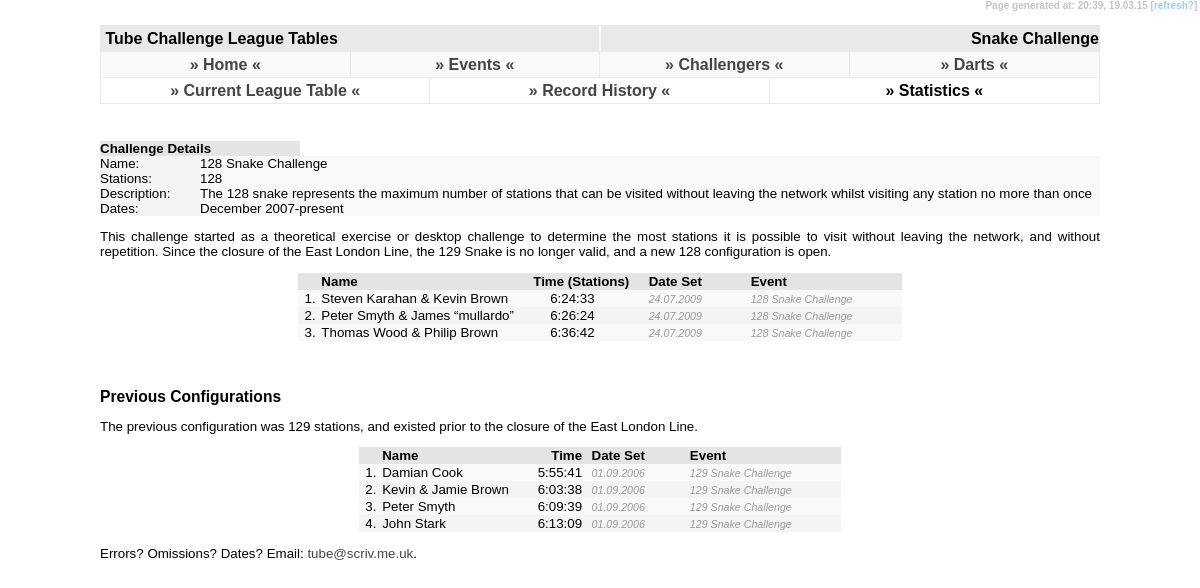
The app's page /snake/league/index.php with its own data.
### tables this page shows
CREATE TABLE IF NOT EXISTS `tc_challenge` (
  `tc_challenge` char(3) NOT NULL,
  `tc_short_name` varchar(15) NOT NULL,
  `tc_challenge_name` varchar(255) NOT NULL,
  `tc_station_count` int(4) NOT NULL DEFAULT '0',
  `tc_description` varchar(255) NOT NULL,
  `tc_extra_details` text NOT NULL,
  `tc_dates` varchar(255) NOT NULL,
  `tc_order` int(11) DEFAULT NULL,
  `tc_uri` varchar(32) NOT NULL,
  PRIMARY KEY (`tc_challenge`)
);

CREATE TABLE IF NOT EXISTS `tc_data` (
  `tc_challenge` varchar(3) NOT NULL DEFAULT '',
  `tc_name` varchar(255) NOT NULL DEFAULT '',
  `tc_hours` tinyint(2) NOT NULL DEFAULT '0',
  `tc_mins` tinyint(2) NOT NULL DEFAULT '0',
  `tc_sec` tinyint(2) NOT NULL DEFAULT '0',
  `tc_event` varchar(255) DEFAULT NULL,
  `tc_date` date DEFAULT NULL,
  `tc_fn_station_count` smallint(4) DEFAULT NULL,
  `tc_fn274_excluded_station` varchar(3) DEFAULT NULL,
  `tc_fn_gwr` char(1) DEFAULT NULL,
  `tc_uid` int(4) NOT NULL AUTO_INCREMENT,
  `tc_pending_yn` char(1) NOT NULL DEFAULT 'N',
  `tc_upd_id` varchar(3) NOT NULL DEFAULT '',
  `tc_upd_date` timestamp NOT NULL DEFAULT CURRENT_TIMESTAMP ON UPDATE CURRENT_TIMESTAMP,
  PRIMARY KEY (`tc_uid`)
);

### snake/league/index.php (the view, shortened to what this page needs)
<!DOCTYPE html PUBLIC "-//W3C//DTD XHTML 1.0 Strict//EN" "http://www.w3.org/TR/xhtml1/DTD/xhtml1-strict.dtd">
<html xmlns="http://www.w3.org/1999/xhtml" xml:lang="en">
<head>
  <link rel="stylesheet" title="Default" type="text/css" href="../../default.css" />
</head>
<body><div id="temps">Page generated at: <?php echo date("H:i"); ?>,&nbsp;<?php echo date("d.m.y"); ?>&nbsp;[<a class="text" href="javascript:location.reload()">refresh?</a>]&nbsp;</div>
<div id="header1">&nbsp;Tube Challenge League Tables</div>
<div id="header2">&nbsp;Snake Challenge</div>
<?php
	include('../../menu.php');
	include('../../submenu.php');
?>
<div id="content">
	<h3>&nbsp;</h3>
			<table width="100%" border="0" cellpadding="0" cellspacing="0">
				<tr>
					<td class="newshead" colspan="2"><b>Challenge Details</b></td>
					<td>&nbsp;</td>
				</tr>
					<?php
					$query = "SELECT * FROM tc_challenge WHERE tc_challenge = '128'";
					$moo = mysql_query($query) or die("Select Failed! [501]");
					$details = mysql_fetch_array($moo)
					?>
				<tr>
					<td class="row2" width="100">Name:</td>
					<td class="row1" colspan="2"><?php echo $details['tc_challenge_name']; ?></td>
				</tr>
				<tr>
					<td class="row2">Stations:</td>
					<td class="row1" width="100"><?php if($details['tc_station_count'] > 0){ echo $details['tc_station_count']; } else { ?>n/a<?php } ?></td>
					<td class="row1">&nbsp;</td>
				</tr>
				<tr>
					<td class="row2">Description:</td>
					<td class="row1" colspan="2"><?php echo $details['tc_description']; ?></td>
				</tr>
				<tr>
					<td class="row2">Dates:</td>
					<td class="row1" colspan="2"><?php echo $details['tc_dates']; ?></td>
				</tr>
			</table>
<p>This challenge started as a theoretical exercise or desktop challenge to determine the most stations it is possible to visit without leaving the network, and without repetition. Since the closure of the East London Line, the 129 Snake is no longer valid, and a new 128 configuration is open.</p>
<table align="center" border="0" cellpadding="1" cellspacing="0">
				<tr class="newshead">
					<td width="20"></td>
					<td>Name</td>
					<td colspan="2" align="center">Time (Stations)&nbsp;</td>
					<td width="100">Date Set</td>
					<td width="150">Event</td>
				</tr>
				<?php
					$query = "SELECT * FROM tc_data WHERE tc_challenge = '128' AND tc_fn_station_count is null ORDER BY tc_hours, tc_mins, tc_sec";
					$fnc = mysql_query($query) or die("Select Failed! [302]");
					$fncpos = 0;
					while ($fncdata = mysql_fetch_array($fnc)) {
						$fncpos++; ?>
				<tr class="row<?php if($fncpos%2 != 0){ echo "1"; } else { echo "2"; } if($fncdata['tc_date']){if($now - date("U", strtotime($fncdata['tc_date'])) < 2419200){ ?>" style="color: #0000FF<?php }} ?>">
					<td align="right"><?php echo $fncpos; ?>.&nbsp;</td>
					<td><?php echo $fncdata['tc_name']; ?>&nbsp;</td>
					<td width="75" align="right">&nbsp;<?php echo $fncdata['tc_hours']; ?>:<?php if ($fncdata['tc_mins'] < 10){ ?>0<?php } echo $fncdata['tc_mins']; ?>:<?php if ($fncdata['tc_sec'] < 10){ ?>0<?php } echo $fncdata['tc_sec']; ?></td>
					<td width="50">&nbsp;</td>
					<td><i><?php if ($fncdata['tc_date']){ echo date("d.m.Y", strtotime($fncdata['tc_date']));} ?></i></td>
					<td><i><?php echo $fncdata['tc_event']; ?></i></td>
				</tr>
				<?php } if($fncpos > 1){ ?>
				<tr>
					<td colspan="6">&nbsp;</td>
				</tr><?php } $query = "SELECT * FROM tc_data WHERE tc_challenge = '128' AND tc_fn_station_count is not null ORDER BY tc_fn_station_count desc, tc_hours, tc_mins, tc_sec";
						$fncpos++; ?>
			</table><br />
<h3>Previous Configurations</h3>
<p>The previous configuration was 129 stations, and existed prior to the closure of the East London Line.</p>
			<table align="center" border="0" cellpadding="1" cellspacing="0">
				<tr class="newshead">
					<td width="20"></td>
					<td>Name</td>
					<td width="75" align="right">Time&nbsp;</td>
					<td width="100">&nbsp;Date Set</td>
					<td width="150">Event</td>
				</tr>
				<?php
					$query = "SELECT * FROM tc_data WHERE tc_challenge = '129' ORDER BY tc_hours, tc_mins, tc_sec";
					$fnc = mysql_query($query) or die("Select Failed! [302]");
					$fncpos = 0;
					while ($fncdata = mysql_fetch_array($fnc)) {
						$fncpos++; ?>
				<tr class="row<?php if($fncpos%2 != 0){ echo "1"; } else { echo "2"; } if($fncdata['tc_date']){if($now - date("U", strtotime($fncdata['tc_date'])) < 2419200){ ?>" style="color: #0000FF<?php }} ?>">
					<td align="right"><?php echo $fncpos; ?>.&nbsp;</td>
					<td><?php echo $fncdata['tc_name']; ?></td>
					<td align="right"><?php echo $fncdata['tc_hours']; ?>:<?php if ($fncdata['tc_mins'] < 10){ ?>0<?php } echo $fncdata['tc_mins']; ?>:<?php if ($fncdata['tc_sec'] < 10){ ?>0<?php } echo $fncdata['tc_sec']; ?>&nbsp;</td>
					<td>&nbsp;<i><?php if ($fncdata['tc_date']){ echo date("d.m.Y", strtotime($fncdata['tc_date']));} ?></i></td>
					<td><i><?php echo $fncdata['tc_event']; ?></i></td>
				</tr>
				<?php
				if($fncpos%10 == 0){ ?>
				<tr height="10">
					<td colspan="5">&nbsp;</td>
				</tr><?php } } ?>
			</table>
<p>Errors? Omissions? Dates? Email: <a href="mailto:tube@scriv.me.uk">tube&#64;scriv.me.uk</a>.</p>
</div>
</body>
</html>

### default.css (style rules this page uses)
body { padding: 0; margin: 0; font-family: Trebuchet MS, Arial, Verdana, Helvetica, Calibri, sans-serif; background-color: #fff; font-weight: bold; }
#header1 { position: absolute; height: 25px; border-right: solid 1px #f9f9f9; border-left: solid 1px #e9e9e9; border-top: solid 1px #e9e9e9; border-bottom: solid 1px #e9e9e9; left: 100px; right: 50%; top: 25px; background-color: #e9e9e9; line-height: 25px; vertical-align: middle; }
#header2 { position: absolute; height: 25px; border-left: solid 1px #f9f9f9; border-right: solid 1px #e9e9e9; border-top: solid 1px #e9e9e9; border-bottom: solid 1px #e9e9e9; left: 50%; right: 100px; top: 25px; background-color: #e9e9e9; border-width: 1px; line-height: 25px; vertical-align: middle; text-align: right; }
#content { position: absolute; left: 100px; right: 100px; top: 108px; font-weight: normal; font-size: 10pt; text-align: justify; }
#temps { text-align: right; color: #c4c4c4; font-size: 7.5pt; position: absolute; right: 0px; height: 15px; top: 0px; margin: 0px 0px; vertical-align: middle; background-color: #ffffff; }
.newshead { background-color: #e4e4e4; vertical-align: middle; font-weight: bold; }
.row1 { background-color: #f9f9f9; }
.row2 { background-color: #f4f4f4; }
i { font-size: 8pt; color: #999999; }
a:link { color: #444444; text-decoration: none; }
a.text:link { color: #99ccff; text-decoration: none; }
h3 { padding-top: 15px; margin: 0; }

### records on screen
tc_challenge: tc_challenge_name "128 Snake Challenge", tc_station_count "128", tc_description "The 128 snake represents the maximum number of stations that can be visited without leaving the network whilst visiting any station no more than once", tc_dates "December 2007-present"
tc_data: tc_name "Steven Karahan & Kevin Brown", tc_hours "6", tc_mins "24", tc_sec "33", tc_date "24.07.2009", tc_event "128 Snake Challenge"
tc_data: tc_name "Peter Smyth & James “mullardo”", tc_hours "6", tc_mins "26", tc_sec "24", tc_date "24.07.2009", tc_event "128 Snake Challenge"
tc_data: tc_name "Thomas Wood & Philip Brown", tc_hours "6", tc_mins "36", tc_sec "42", tc_date "24.07.2009", tc_event "128 Snake Challenge"
tc_data: tc_name "Damian Cook", tc_hours "5", tc_mins "55", tc_sec "41", tc_date "01.09.2006", tc_event "129 Snake Challenge"
tc_data: tc_name "Kevin & Jamie Brown", tc_hours "6", shows "0", tc_mins "3", tc_sec "38", tc_date "01.09.2006", tc_event "129 Snake Challenge"
tc_data: tc_name "Peter Smyth", tc_hours "6", shows "0", tc_mins "9", tc_sec "39", tc_date "01.09.2006", tc_event "129 Snake Challenge"
tc_data: tc_name "John Stark", tc_hours "6", tc_mins "13", shows "0", tc_sec "9", tc_date "01.09.2006", tc_event "129 Snake Challenge"
